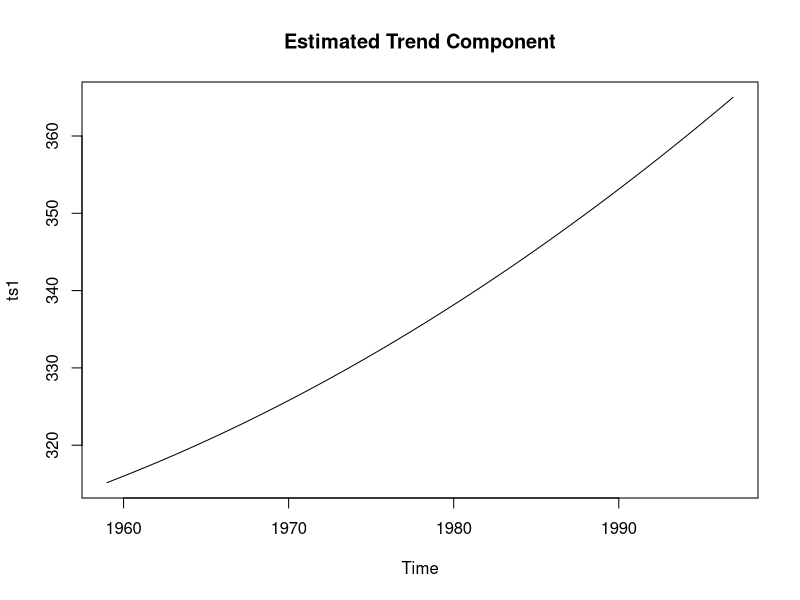
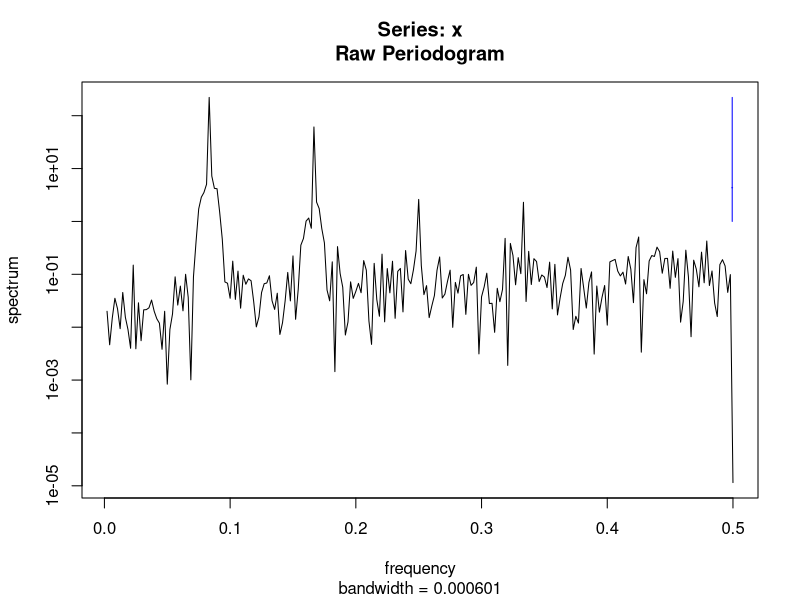

Recreate these plots in R, in order. (Note: this script raises an error after producing the figures.)
data(co2)

d = decompose(co2)
trend = d$trend
season = diff(co2)
season = season[7: 462]

x1 = c(1: 468)
x3 = x1^2

trend.ols = lm(trend ~ x1 + x3)
summary(trend.ols)
co2_trend_p = predict(trend.ols)
ts1 = ts(co2_trend_p, frequency = 12, start = 1959)
plot(ts1, main = 'Estimated Trend Component')
summary(ts1)
sd(ts1)

ssp = spectrum(season)  
per = 1 / ssp$freq[ssp$spec == max(ssp$spec)]
season.ols = lm(season ~ sin(2 * pi / per * x1) +
                  cos(2 * pi / per * x1))
co2_season_p = predict(season.ols)
summary(season.ols)
ts2 = ts(co2_season_p, frequency = 12, start = 1959)
plot(ts2, main = 'Estimated Seasonal Component')
summary(ts2)
sd(ts2)